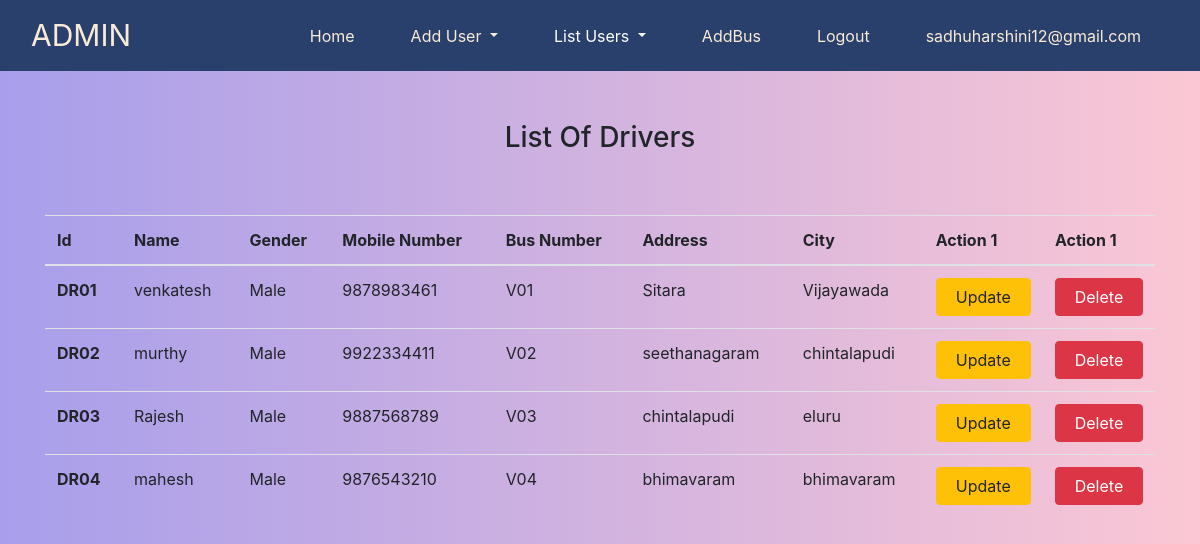
The page /Admin/listUsers.php?user=driver (signed in) on the database its author committed.
### tables this page shows
CREATE TABLE `drivers` (
  `id` int(11) NOT NULL,
  `driver_id` varchar(15) NOT NULL,
  `driver_name` varchar(50) NOT NULL,
  `driver_phone_number` varchar(10) NOT NULL,
  `driver_gender` varchar(6) NOT NULL,
  `driver_address` varchar(50) NOT NULL,
  `driver_city` varchar(15) NOT NULL,
  `driver_pincode` varchar(6) NOT NULL,
  `driver_state` varchar(20) NOT NULL,
  `driver_bus` varchar(10) DEFAULT NULL
);

### Admin/listUsers.php (the view, shortened to what this page needs)
<?php
	include "../connection.php";
	$username = "";
	if(isset($_SESSION['admin'])) {
		$username = $_SESSION['admin'];
	}else {
		header('location:../index.html');
	}
	if($_GET['user'] == "student") {
		$bus_id = $_GET['busid'];
		$students_query = "SELECT * FROM students WHERE student_bus = '$bus_id'";
		$execute_students_query = mysqli_query($con, $students_query);
	} elseif($_GET['user'] == "driver") {
		$list_drivers_query = "SELECT * from drivers";
		$execute_list_drivers_query = mysqli_query($con, $list_drivers_query);
	} elseif($_GET['user'] == "caretaker") {
		$list_caretakers_query = "SELECT * from caretakers";
		$execute_list_caretakers_query = mysqli_query($con, $list_caretakers_query);
	}
?>
<!DOCTYPE html>
<html lang="en">
  <head>
      <link rel="stylesheet" href="https://maxcdn.bootstrapcdn.com/bootstrap/4.5.2/css/bootstrap.min.css">
      <link rel="stylesheet" href="../nav.css">
  </head>
  <body style="background: linear-gradient(to right, #9796f0 -20%, #fbc7d4 100%);">
  	<nav class="navbar navbar-expand-lg navbar-light nav-color">
        <div class="container-fluid">
            <a class="navbar-brand" href="./index.php" style="color:antiquewhite;font-size:30px">
                ADMIN
            </a>
            <div class="navbar-collapse collapse w-100 order-3 dual-collapse2" id="navbarNavAltMarkup">
                 <ul class="navbar-nav ml-auto">
					<li class="nav-item">
						<a class="nav-item nav-link" href="./index.php"  style="color:antiquewhite; margin-left: 20px; margin-right: 20px;">Home</a>
					</li>
					<li class="nav-item dropdown">
						<a class="nav-link dropdown-toggle" href="#" id="navbarDropdown" role="button" data-toggle="dropdown" aria-haspopup="true" aria-expanded="false" style="color:antiquewhite; margin-left: 20px; margin-right: 20px;">
							Add User
						</a>
					</li>
					<li class="nav-item dropdown">
						<a class="nav-link dropdown-toggle" href="#" id="navbarDropdown" role="button" data-toggle="dropdown" aria-haspopup="true" aria-expanded="false" style="color:white; margin-left: 20px; margin-right: 20px;">
							List Users
						</a>
					</li>
					<li class="nav-item">
						<a class="nav-item nav-link" href="./addBus.php" style="color:antiquewhite; margin-left: 20px; margin-right: 20px;">AddBus</a>
					</li>
					<li class="nav-item">
						<a class="nav-item nav-link" href="./logout.php" style="color:antiquewhite; margin-left: 20px; margin-right: 20px;">Logout</a>
					</li>
					<li class="nav-item">
						<a class="nav-item nav-link" href="#" style="color:antiquewhite; margin-left: 20px; margin-right: 20px;"><?php echo $username ?></a>
					</li>
                </ul>
            </div>
        </div>
    </nav>
	<div class="container" style="margin-top: 50px;">
		<?php if($_GET['user'] == "driver") { ?>
			<h3 style="text-align: center; margin-bottom: 60px;">List Of Drivers</h3>
			<table class="table table-hover">
				<thead>
					<tr>
						<th scope="col">Id</th>
						<th scope="col">Name</th>
						<th scope="col">Gender</th>
						<th scope="col">Mobile Number</th>
						<th scope="col">Bus Number</th>
						<th scope="col">Address</th>
						<th scope="col">City</th>
						<th scope="col">Action 1</th>
						<th scope="col">Action 1</th>
					</tr>
				</thead>
				<tbody>
					<?php
						while($row = mysqli_fetch_array($execute_list_drivers_query)) {
					?>
						<tr>
							<th scope="row">
								<?php echo $row[1] ?>
							</th>
							<td>
								<?php echo $row[2] ?>
							</td>
							<td>
								<?php echo $row[4] ?>
							</td>
							<td>
								<?php echo $row[3] ?>
							</td>
							<td>
								<?php echo $row[9] ?>
							</td>
							<td>
								<?php echo $row[5] ?>
							</td>
							<td>
								<?php echo $row[6] ?>
							</td>
							<td>
								<form action="./updateUsers.php" method="post">
									<button type="submit" class="btn btn-warning btn-block">Update</button>
								</form>
							</td>
							<td>
								<form action="./deleteUsers.php" method="post" onsubmit = "return deleteValidate()">
									<button type="submit" class="btn btn-danger btn-block">Delete</button>
								</form>
							</td>
						</tr>
					<?php } ?>
				</tbody>
			</table>
		<?php } ?>
    </div>
  </body>
</html>

### nav.css (style rules this page uses)
body { background: linear-gradient(to right, #9796f0 -20%, #fbc7d4 100%); }
nav { background-color:rgb(41, 64, 109); }

### rows shown on the page
drivers: driver "DR01", driver_name "venkatesh", driver_gender "Male", driver_phone_number "9878983461", driver_bus "V01", driver_address "Sitara", driver_city "Vijayawada"
drivers: driver "DR02", driver_name "murthy", driver_gender "Male", driver_phone_number "9922334411", driver_bus "V02", driver_address "seethanagaram", driver_city "chintalapudi"
drivers: driver "DR03", driver_name "Rajesh", driver_gender "Male", driver_phone_number "9887568789", driver_bus "V03", driver_address "chintalapudi", driver_city "eluru"
drivers: driver "DR04", driver_name "mahesh", driver_gender "Male", driver_phone_number "9876543210", driver_bus "V04", driver_address "bhimavaram", driver_city "bhimavaram"

### other values the page prints
$username "sadhuharshini12@gmail.com"
